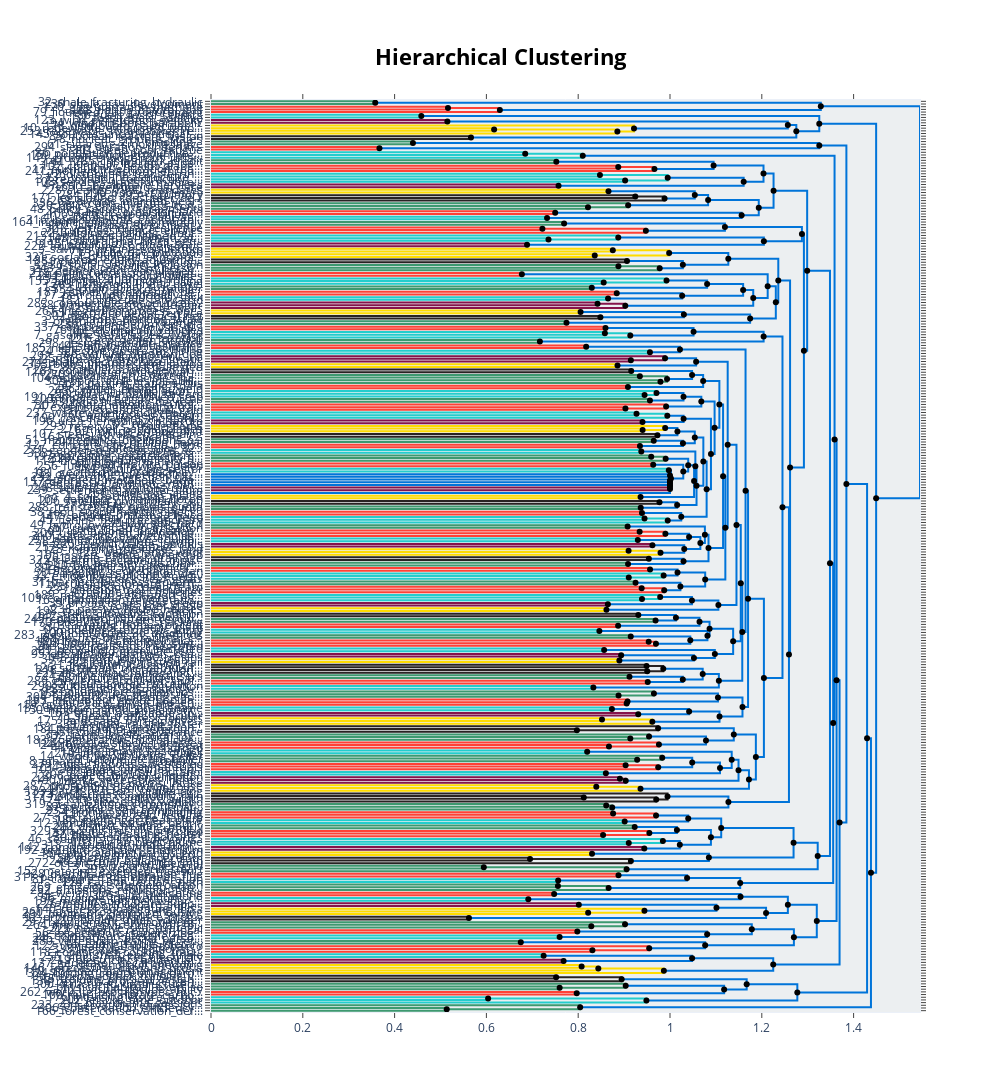

Write notebook code for a chart like this one.
### Code cell
topic_model.visualize_hierarchy(hierarchical_topics=hierarchical_topics)
